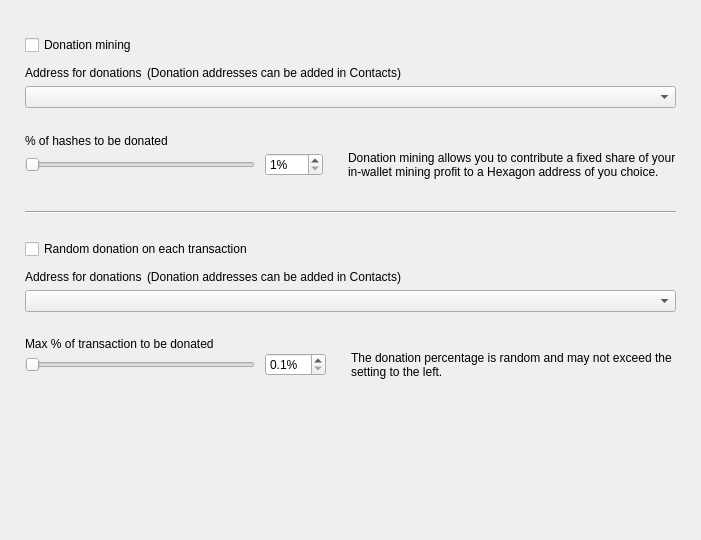
<?xml version="1.0" encoding="UTF-8"?>
<ui version="4.0">
 <class>DonationOptionsFrame</class>
 <widget class="QFrame" name="DonationOptionsFrame">
  <property name="geometry">
   <rect>
    <x>0</x>
    <y>0</y>
    <width>701</width>
    <height>540</height>
   </rect>
  </property>
  <property name="windowTitle">
   <string>Frame</string>
  </property>
  <property name="frameShape">
   <enum>QFrame::NoFrame</enum>
  </property>
  <property name="frameShadow">
   <enum>QFrame::Raised</enum>
  </property>
  <layout class="QVBoxLayout" name="verticalLayout">
   <property name="spacing">
    <number>10</number>
   </property>
   <property name="leftMargin">
    <number>25</number>
   </property>
   <property name="topMargin">
    <number>35</number>
   </property>
   <property name="rightMargin">
    <number>25</number>
   </property>
   <property name="bottomMargin">
    <number>0</number>
   </property>
   <item>
    <widget class="QCheckBox" name="m_enableDonationMiningCheck">
     <property name="text">
      <string>Donation mining</string>
     </property>
    </widget>
   </item>
   <item>
    <widget class="QFrame" name="m_donationMiningFrame">
     <property name="frameShape">
      <enum>QFrame::NoFrame</enum>
     </property>
     <property name="frameShadow">
      <enum>QFrame::Raised</enum>
     </property>
     <layout class="QGridLayout" name="gridLayout" columnstretch="1,0,0,1">
      <property name="leftMargin">
       <number>0</number>
      </property>
      <property name="topMargin">
       <number>0</number>
      </property>
      <property name="rightMargin">
       <number>0</number>
      </property>
      <property name="bottomMargin">
       <number>0</number>
      </property>
      <property name="horizontalSpacing">
       <number>10</number>
      </property>
      <property name="verticalSpacing">
       <number>0</number>
      </property>
      <item row="2" column="0" colspan="4">
       <widget class="QComboBox" name="m_donationMiningAddressCombo"/>
      </item>
      <item row="3" column="0" colspan="4">
       <spacer name="verticalSpacer_2">
        <property name="orientation">
         <enum>Qt::Vertical</enum>
        </property>
        <property name="sizeType">
         <enum>QSizePolicy::Fixed</enum>
        </property>
        <property name="sizeHint" stdset="0">
         <size>
          <width>20</width>
          <height>25</height>
         </size>
        </property>
       </spacer>
      </item>
      <item row="4" column="0" colspan="4">
       <widget class="WalletGui::WalletNormalBlackTextLabel" name="label_2">
        <property name="minimumSize">
         <size>
          <width>0</width>
          <height>16</height>
         </size>
        </property>
        <property name="text">
         <string>% of hashes to be donated</string>
        </property>
        <property name="indent">
         <number>0</number>
        </property>
       </widget>
      </item>
      <item row="5" column="1">
       <widget class="QSpinBox" name="m_donationMiningAmountSpin">
        <property name="suffix">
         <string>%</string>
        </property>
        <property name="minimum">
         <number>1</number>
        </property>
        <property name="maximum">
         <number>100</number>
        </property>
       </widget>
      </item>
      <item row="5" column="0">
       <widget class="QSlider" name="m_donationMiningAmountSlider">
        <property name="maximumSize">
         <size>
          <width>230</width>
          <height>16777215</height>
         </size>
        </property>
        <property name="minimum">
         <number>1</number>
        </property>
        <property name="maximum">
         <number>100</number>
        </property>
        <property name="orientation">
         <enum>Qt::Horizontal</enum>
        </property>
       </widget>
      </item>
      <item row="5" column="2">
       <spacer name="horizontalSpacer">
        <property name="orientation">
         <enum>Qt::Horizontal</enum>
        </property>
        <property name="sizeType">
         <enum>QSizePolicy::Fixed</enum>
        </property>
        <property name="sizeHint" stdset="0">
         <size>
          <width>5</width>
          <height>20</height>
         </size>
        </property>
       </spacer>
      </item>
      <item row="5" column="3" alignment="Qt::AlignVCenter">
       <widget class="WalletGui::WalletSmallGrayTextLabel" name="m_donationMiningCommentLabel">
        <property name="minimumSize">
         <size>
          <width>0</width>
          <height>32</height>
         </size>
        </property>
        <property name="text">
         <string>Donation mining allows you to contribute a fixed share of your in-wallet mining profit to a Hexagon address of you choice.</string>
        </property>
        <property name="wordWrap">
         <bool>true</bool>
        </property>
        <property name="indent">
         <number>0</number>
        </property>
       </widget>
      </item>
      <item row="1" column="0" colspan="4">
       <spacer name="verticalSpacer_6">
        <property name="orientation">
         <enum>Qt::Vertical</enum>
        </property>
        <property name="sizeType">
         <enum>QSizePolicy::Fixed</enum>
        </property>
        <property name="sizeHint" stdset="0">
         <size>
          <width>20</width>
          <height>5</height>
         </size>
        </property>
       </spacer>
      </item>
      <item row="0" column="0" colspan="4">
       <layout class="QHBoxLayout" name="horizontalLayout" stretch="0,1">
        <property name="spacing">
         <number>5</number>
        </property>
        <property name="leftMargin">
         <number>0</number>
        </property>
        <item>
         <widget class="WalletGui::WalletNormalBlackTextLabel" name="label">
          <property name="minimumSize">
           <size>
            <width>0</width>
            <height>16</height>
           </size>
          </property>
          <property name="text">
           <string>Address for donations</string>
          </property>
          <property name="indent">
           <number>0</number>
          </property>
         </widget>
        </item>
        <item>
         <widget class="WalletGui::WalletSmallGrayTextLabel" name="label_5">
          <property name="text">
           <string>(Donation addresses can be added in Contacts)</string>
          </property>
         </widget>
        </item>
       </layout>
      </item>
     </layout>
    </widget>
   </item>
   <item>
    <spacer name="verticalSpacer_3">
     <property name="orientation">
      <enum>Qt::Vertical</enum>
     </property>
     <property name="sizeType">
      <enum>QSizePolicy::Fixed</enum>
     </property>
     <property name="sizeHint" stdset="0">
      <size>
       <width>20</width>
       <height>20</height>
      </size>
     </property>
    </spacer>
   </item>
   <item>
    <widget class="Line" name="line">
     <property name="frameShadow">
      <enum>QFrame::Sunken</enum>
     </property>
     <property name="orientation">
      <enum>Qt::Horizontal</enum>
     </property>
    </widget>
   </item>
   <item>
    <spacer name="verticalSpacer_4">
     <property name="orientation">
      <enum>Qt::Vertical</enum>
     </property>
     <property name="sizeType">
      <enum>QSizePolicy::Fixed</enum>
     </property>
     <property name="sizeHint" stdset="0">
      <size>
       <width>20</width>
       <height>15</height>
      </size>
     </property>
    </spacer>
   </item>
   <item>
    <widget class="QCheckBox" name="m_enableDonationChangeCheck">
     <property name="text">
      <string>Random donation on each transaction</string>
     </property>
    </widget>
   </item>
   <item>
    <widget class="QFrame" name="m_donationChangeFrame">
     <property name="frameShape">
      <enum>QFrame::NoFrame</enum>
     </property>
     <property name="frameShadow">
      <enum>QFrame::Raised</enum>
     </property>
     <layout class="QGridLayout" name="gridLayout_2" columnstretch="1,0,0,1">
      <property name="leftMargin">
       <number>0</number>
      </property>
      <property name="topMargin">
       <number>0</number>
      </property>
      <property name="rightMargin">
       <number>0</number>
      </property>
      <property name="bottomMargin">
       <number>0</number>
      </property>
      <property name="horizontalSpacing">
       <number>10</number>
      </property>
      <property name="verticalSpacing">
       <number>0</number>
      </property>
      <item row="3" column="0" colspan="4">
       <spacer name="verticalSpacer_5">
        <property name="orientation">
         <enum>Qt::Vertical</enum>
        </property>
        <property name="sizeType">
         <enum>QSizePolicy::Fixed</enum>
        </property>
        <property name="sizeHint" stdset="0">
         <size>
          <width>20</width>
          <height>25</height>
         </size>
        </property>
       </spacer>
      </item>
      <item row="4" column="0" colspan="4">
       <widget class="WalletGui::WalletNormalBlackTextLabel" name="label_3">
        <property name="text">
         <string>Max % of transaction to be donated</string>
        </property>
        <property name="indent">
         <number>0</number>
        </property>
       </widget>
      </item>
      <item row="5" column="0">
       <widget class="QSlider" name="m_donationChangeAmountSlider">
        <property name="maximumSize">
         <size>
          <width>230</width>
          <height>16777215</height>
         </size>
        </property>
        <property name="minimum">
         <number>1</number>
        </property>
        <property name="maximum">
         <number>100</number>
        </property>
        <property name="orientation">
         <enum>Qt::Horizontal</enum>
        </property>
       </widget>
      </item>
      <item row="2" column="0" colspan="4">
       <widget class="QComboBox" name="m_donationChangeAddressCombo"/>
      </item>
      <item row="5" column="3" alignment="Qt::AlignVCenter">
       <widget class="WalletGui::WalletSmallGrayTextLabel" name="m_donationChangeCommentLabel">
        <property name="text">
         <string>The donation percentage is random and may not exceed the setting to the left.</string>
        </property>
        <property name="wordWrap">
         <bool>true</bool>
        </property>
        <property name="indent">
         <number>0</number>
        </property>
       </widget>
      </item>
      <item row="5" column="1">
       <widget class="QDoubleSpinBox" name="m_donationChangeAmountSpin">
        <property name="suffix">
         <string>%</string>
        </property>
        <property name="decimals">
         <number>1</number>
        </property>
        <property name="minimum">
         <double>0.100000000000000</double>
        </property>
        <property name="maximum">
         <double>10.000000000000000</double>
        </property>
        <property name="singleStep">
         <double>0.100000000000000</double>
        </property>
       </widget>
      </item>
      <item row="5" column="2">
       <spacer name="horizontalSpacer_2">
        <property name="orientation">
         <enum>Qt::Horizontal</enum>
        </property>
        <property name="sizeType">
         <enum>QSizePolicy::Fixed</enum>
        </property>
        <property name="sizeHint" stdset="0">
         <size>
          <width>5</width>
          <height>20</height>
         </size>
        </property>
       </spacer>
      </item>
      <item row="1" column="0" colspan="4">
       <spacer name="verticalSpacer_7">
        <property name="orientation">
         <enum>Qt::Vertical</enum>
        </property>
        <property name="sizeType">
         <enum>QSizePolicy::Fixed</enum>
        </property>
        <property name="sizeHint" stdset="0">
         <size>
          <width>20</width>
          <height>5</height>
         </size>
        </property>
       </spacer>
      </item>
      <item row="0" column="0" colspan="4">
       <layout class="QHBoxLayout" name="horizontalLayout_2" stretch="0,1">
        <property name="spacing">
         <number>5</number>
        </property>
        <property name="leftMargin">
         <number>0</number>
        </property>
        <item>
         <widget class="WalletGui::WalletNormalBlackTextLabel" name="label_4">
          <property name="minimumSize">
           <size>
            <width>0</width>
            <height>16</height>
           </size>
          </property>
          <property name="text">
           <string>Address for donations</string>
          </property>
          <property name="indent">
           <number>0</number>
          </property>
         </widget>
        </item>
        <item>
         <widget class="WalletGui::WalletSmallGrayTextLabel" name="label_6">
          <property name="text">
           <string>(Donation addresses can be added in Contacts)</string>
          </property>
         </widget>
        </item>
       </layout>
      </item>
     </layout>
    </widget>
   </item>
   <item>
    <spacer name="verticalSpacer">
     <property name="orientation">
      <enum>Qt::Vertical</enum>
     </property>
     <property name="sizeType">
      <enum>QSizePolicy::Expanding</enum>
     </property>
     <property name="sizeHint" stdset="0">
      <size>
       <width>20</width>
       <height>10</height>
      </size>
     </property>
    </spacer>
   </item>
  </layout>
 </widget>
 <customwidgets>
  <customwidget>
   <class>WalletGui::WalletSmallGrayTextLabel</class>
   <extends>QLabel</extends>
   <header>Gui/Common/WalletTextLabel.h</header>
  </customwidget>
  <customwidget>
   <class>WalletGui::WalletNormalBlackTextLabel</class>
   <extends>QLabel</extends>
   <header>Gui/Common/WalletTextLabel.h</header>
  </customwidget>
 </customwidgets>
 <resources/>
 <connections>
  <connection>
   <sender>m_enableDonationMiningCheck</sender>
   <signal>toggled(bool)</signal>
   <receiver>m_donationMiningFrame</receiver>
   <slot>setEnabled(bool)</slot>
   <hints>
    <hint type="sourcelabel">
     <x>353</x>
     <y>41</y>
    </hint>
    <hint type="destinationlabel">
     <x>350</x>
     <y>115</y>
    </hint>
   </hints>
  </connection>
  <connection>
   <sender>m_donationMiningAmountSlider</sender>
   <signal>valueChanged(int)</signal>
   <receiver>DonationOptionsFrame</receiver>
   <slot>donationMiningAmountChanged(int)</slot>
   <hints>
    <hint type="sourcelabel">
     <x>187</x>
     <y>155</y>
    </hint>
    <hint type="destinationlabel">
     <x>350</x>
     <y>269</y>
    </hint>
   </hints>
  </connection>
  <connection>
   <sender>m_donationMiningAmountSpin</sender>
   <signal>valueChanged(int)</signal>
   <receiver>DonationOptionsFrame</receiver>
   <slot>donationMiningAmountChanged(int)</slot>
   <hints>
    <hint type="sourcelabel">
     <x>391</x>
     <y>155</y>
    </hint>
    <hint type="destinationlabel">
     <x>350</x>
     <y>269</y>
    </hint>
   </hints>
  </connection>
  <connection>
   <sender>m_enableDonationChangeCheck</sender>
   <signal>toggled(bool)</signal>
   <receiver>m_donationChangeFrame</receiver>
   <slot>setEnabled(bool)</slot>
   <hints>
    <hint type="sourcelabel">
     <x>353</x>
     <y>237</y>
    </hint>
    <hint type="destinationlabel">
     <x>350</x>
     <y>328</y>
    </hint>
   </hints>
  </connection>
  <connection>
   <sender>m_donationChangeAmountSlider</sender>
   <signal>valueChanged(int)</signal>
   <receiver>DonationOptionsFrame</receiver>
   <slot>donationChangeAmountChanged(int)</slot>
   <hints>
    <hint type="sourcelabel">
     <x>187</x>
     <y>385</y>
    </hint>
    <hint type="destinationlabel">
     <x>350</x>
     <y>269</y>
    </hint>
   </hints>
  </connection>
  <connection>
   <sender>m_donationChangeAmountSpin</sender>
   <signal>valueChanged(double)</signal>
   <receiver>DonationOptionsFrame</receiver>
   <slot>donationChangeAmountChanged(double)</slot>
   <hints>
    <hint type="sourcelabel">
     <x>433</x>
     <y>353</y>
    </hint>
    <hint type="destinationlabel">
     <x>350</x>
     <y>269</y>
    </hint>
   </hints>
  </connection>
 </connections>
 <slots>
  <slot>donationMiningAmountChanged(int)</slot>
  <slot>donationChangeAmountChanged(int)</slot>
  <slot>donationChangeAmountChanged(double)</slot>
 </slots>
</ui>
